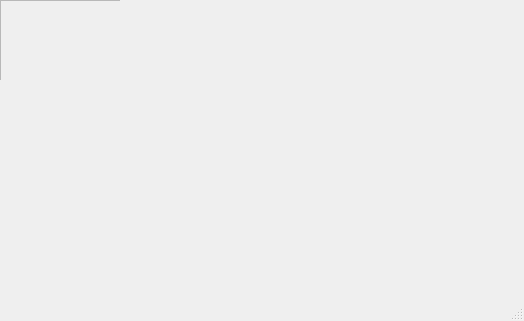
<?xml version="1.0" encoding="UTF-8"?>
<ui version="4.0">
 <class>MainWindow</class>
 <widget class="QMainWindow" name="MainWindow">
  <property name="geometry">
   <rect>
    <x>0</x>
    <y>0</y>
    <width>524</width>
    <height>321</height>
   </rect>
  </property>
  <property name="windowTitle">
   <string>MainWindow</string>
  </property>
  <widget class="QWidget" name="centralwidget">
   <widget class="QFrame" name="frame">
    <property name="geometry">
     <rect>
      <x>0</x>
      <y>0</y>
      <width>120</width>
      <height>80</height>
     </rect>
    </property>
    <property name="frameShape">
     <enum>QFrame::StyledPanel</enum>
    </property>
    <property name="frameShadow">
     <enum>QFrame::Raised</enum>
    </property>
    <widget class="QFrame" name="BottomLayerFrame">
     <property name="geometry">
      <rect>
       <x>0</x>
       <y>0</y>
       <width>521</width>
       <height>301</height>
      </rect>
     </property>
     <property name="frameShape">
      <enum>QFrame::StyledPanel</enum>
     </property>
     <property name="frameShadow">
      <enum>QFrame::Raised</enum>
     </property>
     <widget class="QScrollArea" name="scrollArea">
      <property name="geometry">
       <rect>
        <x>0</x>
        <y>0</y>
        <width>521</width>
        <height>301</height>
       </rect>
      </property>
      <property name="widgetResizable">
       <bool>true</bool>
      </property>
      <widget class="QWidget" name="scrollAreaWidgetContents">
       <property name="geometry">
        <rect>
         <x>0</x>
         <y>0</y>
         <width>519</width>
         <height>299</height>
        </rect>
       </property>
      </widget>
     </widget>
    </widget>
   </widget>
  </widget>
  <widget class="QMenuBar" name="menubar">
   <property name="geometry">
    <rect>
     <x>0</x>
     <y>0</y>
     <width>524</width>
     <height>18</height>
    </rect>
   </property>
  </widget>
  <widget class="QStatusBar" name="statusbar"/>
 </widget>
 <resources/>
 <connections/>
</ui>
